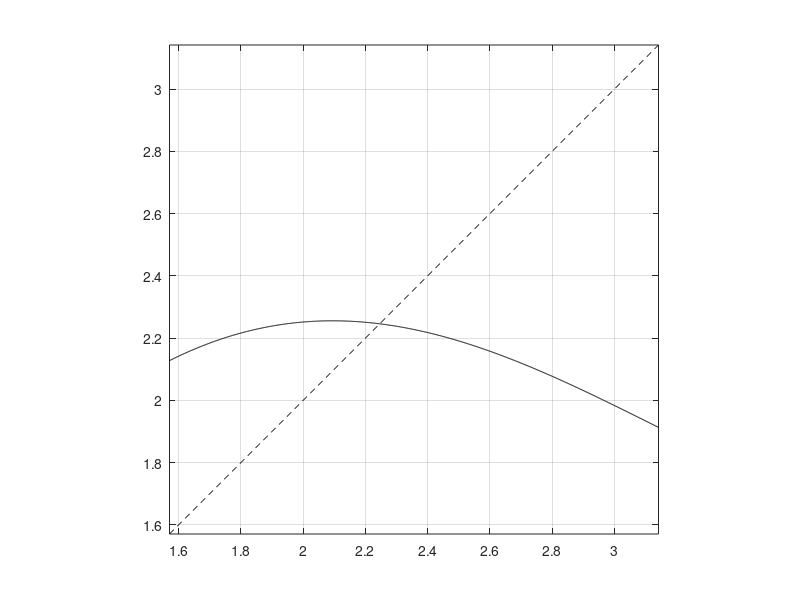
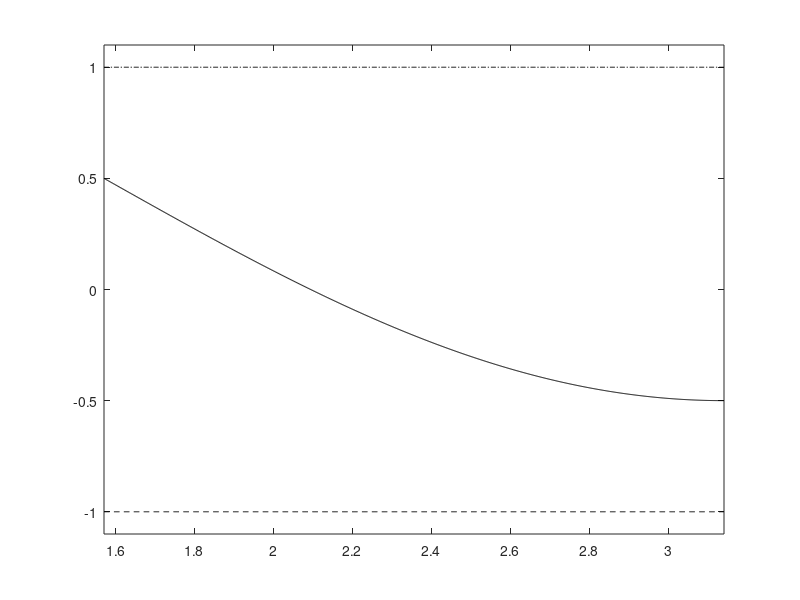

MATLAB code for these plots, in order:
phi = @(x) x/2 + sin(x) - pi/6 + sqrt(3)/2;
dphi = @(x) 1/2 + cos(x);
a2 = pi/2; b2 = pi;
xv = linspace( a2, b2, 1001 );
figure( 1 ); plot( xv, phi( xv ), '-k', xv, xv, '--k' ); grid on
axis equal; axis([ a2 b2 a2 b2 ]);
figure( 2 ); plot( xv, dphi( xv ), '-k', xv, -ones( 1, length( xv ) ), ...
     '--k', xv, ones( 1, length( xv ) ), '-.k' ); axis([ a2 b2 -1.1 1.1 ]);
alpha2 = 2.246005589297;
phi( alpha2 ) - alpha2
dphi( alpha2 )
% ans =
% 
%    1.0960e-12
% 
% ans =
% 
%    -0.1251

xv = linspace( a2, b2, 1001 );
dphi_max_I2 = max( abs( dphi( xv ) ) )
% dphi_max_I2 =
% 
%     0.5000